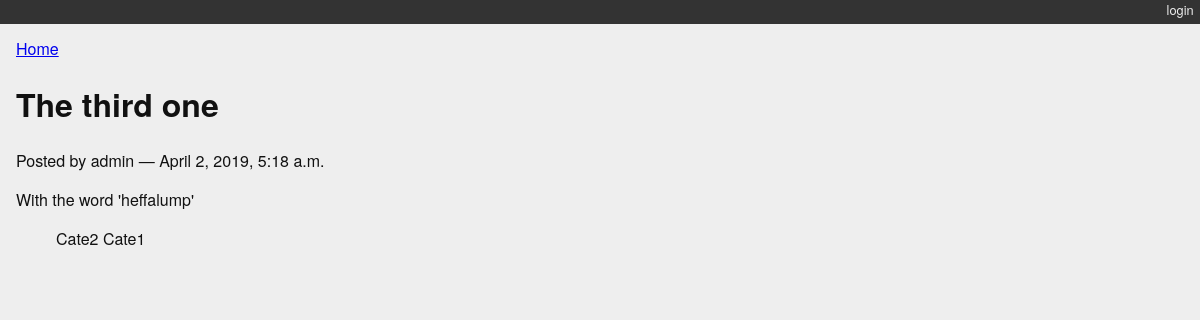
/posts/3/, run on the app's committed database.
### myblog/models.py (models this page shows, shortened)
class Post(models.Model):
    title = models.CharField(max_length=128)
    text = models.TextField(blank=True)
    author = models.ForeignKey(User, on_delete=models.CASCADE)
    created_date = models.DateTimeField(auto_now_add=True)
    modified_date = models.DateTimeField(auto_now=True)
    published_date = models.DateTimeField(blank=True, null=True)
    def __str__(self):
        return self.title

class Category(models.Model):
    name = models.CharField(max_length=128)
    description = models.TextField(blank=True)
    posts = models.ManyToManyField(Post, blank=True, related_name='categories')
    class Meta:
        verbose_name_plural = 'Categories'
    def __str__(self):
        return self.name

### myblog/views.py (the view)
# urls.py: path('posts/<int:post_id>/', detail_view, name="blog_detail"),
def detail_view(request, post_id):
    published = Post.objects.exclude(published_date__exact=None)
    try:
        post = published.get(pk=post_id)
    except Post.DoesNotExist:
        raise Http404
    context = {'post': post}
    return render(request, 'detail.html', context)

### myblog/templates/detail.html
{% extends "base.html" %}
{% block content %}
<a class="backlink" href="/">Home</a>
<h1>{{ post }}</h1>
<p class="byline">
  Posted by {{ post.author.username }} &mdash; {{ post.published_date }}
</p>
<div class="post-body">
  {{ post.text }}
</div>
<ul class="categories">
  {% for category in post.categories.all %}
    <li>{{ category }}</li>
  {% endfor %}
</ul>
{% endblock %}

### myblog/static/django_blog.css (style rules this page uses)
body { background-color: #eee; color: #111; font-family: "HelveticaNeue-Light", "Helvetica Neue Light", "Helvetica Neue", Helvetica, Arial, "Lucida Grande", sans-serif; margin:0; padding:0; }
ul.categories { list-style: none; list-style-type: none; }
ul.categories li { display: inline; }

### data on the page
Post: title "The third one", author.username "admin", published_date "April 2, 2019, 5:18 a.m.", text "With the word 'heffalump'"
Category: name "Cate2"
Category: name "Cate1"
